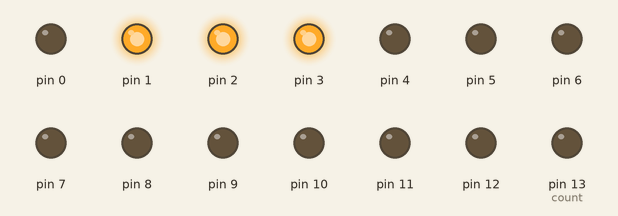
Recording of a sketch running on a simulated Arduino Uno, built with avr-gcc and run on an emulated ATmega328P. Parts: output pins drawn as LEDs (lit = HIGH).

Above: at 0.05 s.
At 15.75 s:
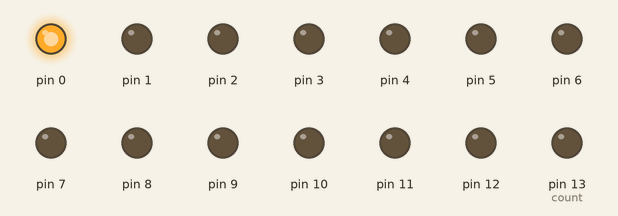
At 21.77 s:
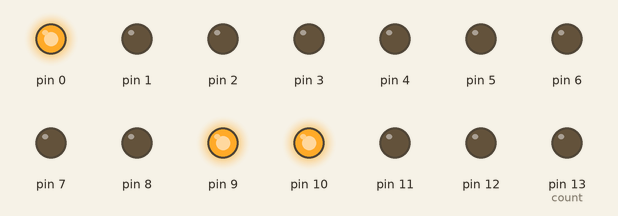
At 27.59 s:
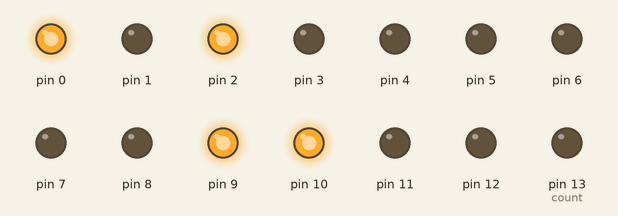
At 31.86 s:
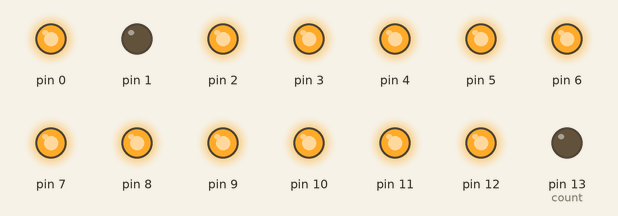
At 39.05 s:
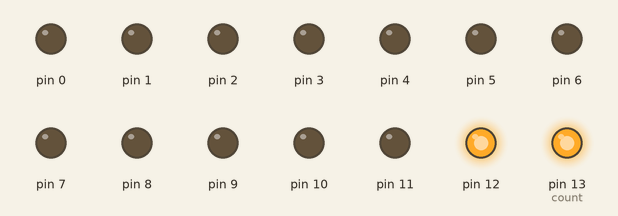
Timing chart, 0 to 40.0 s (numbered marks = the images above):
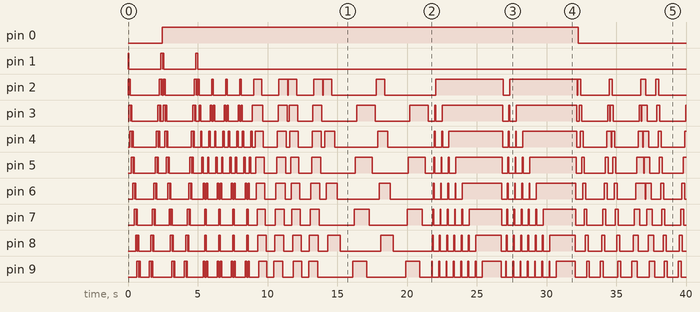

The sketch:

LED_chaser_Multipattern-2.ino
```cpp
//Arduino 7 Effect code:-
#define t   30
#define t1  20
#define t2  100
#define t3  50

void setup() {
//   set up pins 2 to 13 as outputs
  for (int i = 0; i <= 13; i++) {
    pinMode(i, OUTPUT);
  }
}
/////////////////////////////////////////////////////////////////////////////////Effect 1
void loop(){

effect_1();
effect_1();

 effect_2();
 effect_2();

 effect_3();
 effect_3();

 effect_4();
 effect_4();

 effect_5();
 effect_5();

 effect_6();
 effect_6();

 effect_7();
 effect_7();
  }
//left to right and right to left
void effect_1()
{
for(int i=1; i<14; i++){
digitalWrite(i, HIGH);
delay(t1);
digitalWrite(i+1, HIGH);
delay(t1);
digitalWrite(i+2, HIGH);
delay(t1);
digitalWrite(i, LOW);
delay(t1);
digitalWrite(i+1, LOW);
delay(t1);
}
for(int i=13; i>1; i--){
digitalWrite(i, HIGH);
delay(t1);
digitalWrite(i-1, HIGH);
delay(t1);
digitalWrite(i-2, HIGH);
delay(t1);
digitalWrite(i, LOW);
delay(t1);
digitalWrite(i-1, LOW);
delay(t1);
}
}
/////////////////////////////////////////////////////////////////////////////////Effect 2
void effect_2()
{
int count = 13; // keeps track of second LED movement

  // move first LED from left to right and second from right to left
  for (int i = 2; i < 13; i++) {
    clear();
    digitalWrite(i, HIGH);      // chaser 1
    digitalWrite(count, HIGH); // chaser 2
    count--;
    // stop LEDs from appearing to stand still in the middle
    if (count != 7) {
      delay(t2);
    }
  }

  // move first LED from right to left and second LED from left to right
  for (int i = 13; i > 2; i--) {
    clear();
    digitalWrite(i, HIGH);      // chaser 1
    digitalWrite(count, HIGH); // chaser 2
    count++;
    // stop LEDs from appearing to stand still in the middle
    if (count != 8) {
      delay(t2);
    }
  }
}

////////////////////////////////////////////////////////////////////////////////Effect 3

void effect_3()
{
for(int i=2; i<14; i++){
  digitalWrite(i, HIGH);
  delay(t3);
}
for(int i=2; i<14; i++){
  digitalWrite(i, LOW);
  delay(t3);
}


for(int i = 14; i>=2; i--){
  digitalWrite(i, HIGH);
  delay(t3);
}
for(int i = 14; i>=2; i--){
  digitalWrite(i, LOW);
  delay(t3);
}
}
  ///////////////////////////////////////////////////////////////////////////Effect 4
void effect_4()
{
for(int j = 2; j <= 13; j++){
  digitalWrite(j, HIGH);
  delay(t2);
  j=j+1;
  }
for(int j = 2; j <= 13; j++){
  digitalWrite(j, LOW);
  delay(t2);
  }

  for(int k = 15; k > 2; k--){
  digitalWrite(k, HIGH);
  delay(t2);
  k=k-1;
  }
for(int k = 15; k > 2; k--){
  digitalWrite(k, LOW);
  delay(t2);
  }
}
//////////////////////////////////////////////////////////////////////////////Effect 5
  void effect_5()
{
 for(int pin = 13; pin >= 2; pin--)
  {
  digitalWrite(pin, HIGH);
  delay(t1);
  digitalWrite(pin+1, LOW);
  delay(t1);
  }
  for(int pin = 13; pin >= 2; pin--)
  {
  digitalWrite(pin+1, HIGH);
  delay(t1);
  digitalWrite(pin+2, LOW);
  delay(t1);
  }
  for(int pin = 13; pin >= 2; pin--)
  {
  digitalWrite(pin+2, HIGH);
  delay(t1);
  digitalWrite(pin+3, LOW);
  delay(t1);
  }
  for(int pin = 13; pin >= 2; pin--)
  {
  digitalWrite(pin+3, HIGH);
  delay(t1);
  digitalWrite(pin+4, LOW);
  delay(t1);
  }
    for(int pin = 13; pin >= 2; pin--)
  {
  digitalWrite(pin+4, HIGH);
  delay(t1);
  digitalWrite(pin+5, LOW);
  delay(t1);
  }
  for(int pin = 13; pin >= 2; pin--)
  {
  digitalWrite(pin+5, HIGH);
  delay(t1);
  digitalWrite(pin+6, LOW);
  delay(t1);
  }
  for(int pin = 13; pin >= 2; pin--)
  {
  digitalWrite(pin+6, HIGH);
  delay(t1);
  digitalWrite(pin+7, LOW);
  delay(t1);
  }
   for(int pin = 13; pin >= 2; pin--)
  {
  digitalWrite(pin+7, HIGH);
  delay(t1);
  digitalWrite(pin+8, LOW);
  delay(t1);
  }
  for(int pin = 9; pin >= 2; pin--)
  {
  digitalWrite(pin+8, HIGH);
  delay(t1);
  digitalWrite(pin+9, LOW);
  delay(t1);
  }
    for(int pin = 9; pin >= 2; pin--)
  {
  digitalWrite(pin+9, HIGH);
  delay(t1);
  digitalWrite(pin+10, LOW);
  delay(t1);
  }
  for(int pin = 9; pin >= 2; pin--)
  {
  digitalWrite(pin+10, HIGH);
  delay(t1);
  digitalWrite(pin+11, LOW);
  delay(t1);
  }
  for(int pin = 14; pin >= 2; pin--)
  {
  digitalWrite(pin+11, HIGH);
  delay(t1);
  }
  for(int pin = 13; pin >= 2; pin--)
  {
    digitalWrite(pin, LOW);
  delay(t1);
    }
  }
  /////////////////////////////////////////////////////////////////////////////Effect 6
void effect_6()
{
for(int j=2; j<14; j++){
  digitalWrite(j, LOW);
  delay(t);
  digitalWrite(j, HIGH);
  delay(t);
  digitalWrite(j-2, LOW);
  delay(t);
  digitalWrite(j, HIGH);
}
for(int k = 15; k>2; k--){
  digitalWrite(k, LOW);
  delay(t);
  digitalWrite(k, HIGH);
  delay(t);
  digitalWrite(k+2, LOW);
  delay(t);
  digitalWrite(k, HIGH);
}
for(int k = 2; k<14; k++){
  digitalWrite(k, LOW);
  delay(t);
  digitalWrite(k, HIGH);
  delay(t);
  digitalWrite(k-2, LOW);
  delay(t);
  digitalWrite(k, HIGH);
}
for(int k = 15; k>2; k--){
  digitalWrite(k, LOW);
  delay(t);
  digitalWrite(k, HIGH);
  delay(t);
  digitalWrite(k+4, LOW);
  delay(t);
  digitalWrite(k, HIGH);
}
for(int k = 2; k<14; k++){
  digitalWrite(k, LOW);
  delay(t);
  digitalWrite(k, HIGH);
  delay(t);
  digitalWrite(k-4, LOW);
  delay(t);
  digitalWrite(k, HIGH);
}
}
///////////////////////////////////////////////////////////////////////////////////Effect 7
void effect_7()
{
for(int j=2; j<14; j++){
  digitalWrite(j, HIGH);
  delay(t);
  digitalWrite(j+2, LOW);
  delay(t);
}
for(int k = 15; k>2; k--){
  digitalWrite(k, HIGH);
  delay(t);
  digitalWrite(k+2, LOW);
  delay(t);
}
}

// function to switch all LEDs off
void clear(void)
{
  for (int i = 2; i <= 13; i++) {
    digitalWrite(i, LOW);
  }
}
```

Measured:
- by itself, pin 0: LOW → HIGH at 2.4 s, → LOW 29.8 s later
